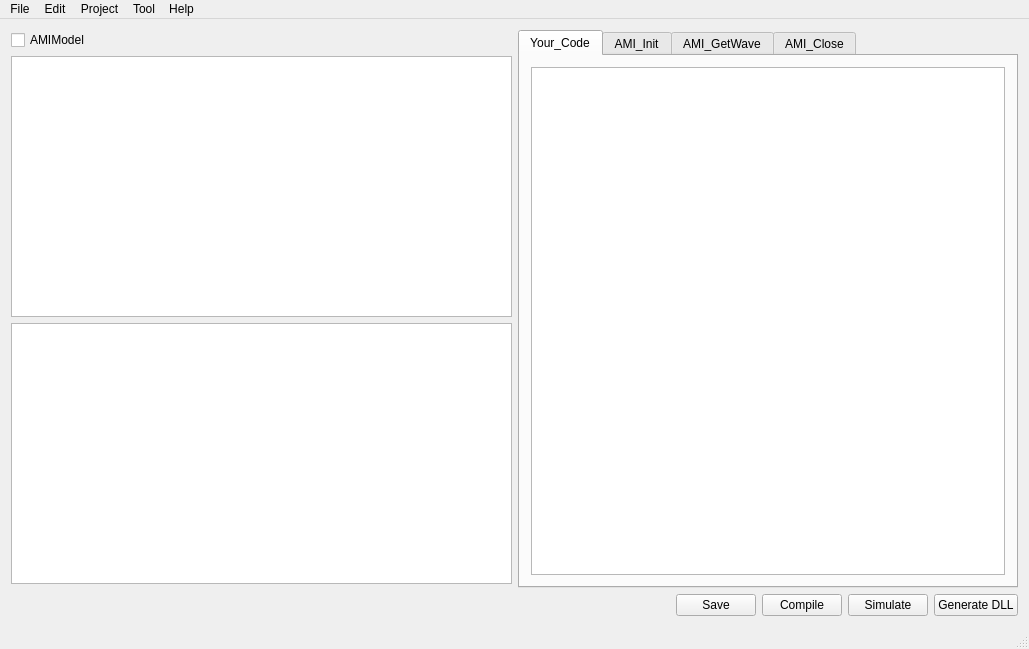
<?xml version="1.0" encoding="UTF-8"?>
<ui version="4.0">
 <class>MainWindow</class>
 <widget class="QMainWindow" name="MainWindow">
  <property name="geometry">
   <rect>
    <x>0</x>
    <y>0</y>
    <width>1029</width>
    <height>649</height>
   </rect>
  </property>
  <property name="windowTitle">
   <string>MainWindow</string>
  </property>
  <widget class="QWidget" name="MainInterface">
   <layout class="QGridLayout" name="gridLayout">
    <item row="4" column="0">
     <layout class="QHBoxLayout" name="horizontalLayout">
      <item>
       <layout class="QVBoxLayout" name="verticalLayout">
        <item>
         <widget class="QCheckBox" name="amiModelCheckBox">
          <property name="text">
           <string>AMIModel</string>
          </property>
         </widget>
        </item>
        <item>
         <widget class="QTreeView" name="projectTreeView">
          <property name="mouseTracking">
           <bool>false</bool>
          </property>
         </widget>
        </item>
        <item>
         <widget class="QGraphicsView" name="diagramWindow">
          <property name="sizePolicy">
           <sizepolicy hsizetype="Preferred" vsizetype="MinimumExpanding">
            <horstretch>0</horstretch>
            <verstretch>0</verstretch>
           </sizepolicy>
          </property>
         </widget>
        </item>
        <item>
         <spacer name="verticalSpacer">
          <property name="orientation">
           <enum>Qt::Vertical</enum>
          </property>
          <property name="sizeType">
           <enum>QSizePolicy::Minimum</enum>
          </property>
          <property name="sizeHint" stdset="0">
           <size>
            <width>10</width>
            <height>32</height>
           </size>
          </property>
         </spacer>
        </item>
       </layout>
      </item>
      <item>
       <layout class="QVBoxLayout" name="verticalLayout_2">
        <property name="sizeConstraint">
         <enum>QLayout::SetNoConstraint</enum>
        </property>
        <item>
         <widget class="QTabWidget" name="codeArea">
          <property name="currentIndex">
           <number>0</number>
          </property>
          <widget class="QWidget" name="tab">
           <attribute name="title">
            <string>Your_Code</string>
           </attribute>
           <layout class="QGridLayout" name="gridLayout_5">
            <item row="0" column="0">
             <widget class="QTextEdit" name="myCode"/>
            </item>
           </layout>
          </widget>
          <widget class="QWidget" name="ami_init">
           <attribute name="title">
            <string>AMI_Init</string>
           </attribute>
           <layout class="QGridLayout" name="gridLayout_3">
            <item row="0" column="0">
             <widget class="QTextEdit" name="amiInit">
              <property name="html">
               <string>&lt;!DOCTYPE HTML PUBLIC &quot;-//W3C//DTD HTML 4.0//EN&quot; &quot;http://www.w3.org/TR/REC-html40/strict.dtd&quot;&gt;
&lt;html&gt;&lt;head&gt;&lt;meta name=&quot;qrichtext&quot; content=&quot;1&quot; /&gt;&lt;style type=&quot;text/css&quot;&gt;
p, li { white-space: pre-wrap; }
&lt;/style&gt;&lt;/head&gt;&lt;body style=&quot; font-family:'MS Shell Dlg 2'; font-size:8.25pt; font-weight:400; font-style:normal;&quot;&gt;
&lt;p style=&quot; margin-top:0px; margin-bottom:0px; margin-left:0px; margin-right:0px; -qt-block-indent:0; text-indent:0px;&quot;&gt;&lt;span style=&quot; font-size:12pt; color:#0055ff;&quot;&gt;#include&lt;/span&gt;&lt;span style=&quot; font-size:12pt;&quot;&gt; &amp;quot;ami.h&amp;quot;&lt;/span&gt;&lt;/p&gt;
&lt;p style=&quot; margin-top:0px; margin-bottom:0px; margin-left:0px; margin-right:0px; -qt-block-indent:0; text-indent:0px;&quot;&gt;&lt;span style=&quot; font-size:12pt; color:#0055ff;&quot;&gt;#include&lt;/span&gt;&lt;span style=&quot; font-size:12pt;&quot;&gt; &amp;lt;string&amp;gt;&lt;/span&gt;&lt;/p&gt;
&lt;p style=&quot;-qt-paragraph-type:empty; margin-top:0px; margin-bottom:0px; margin-left:0px; margin-right:0px; -qt-block-indent:0; text-indent:0px; font-size:12pt;&quot;&gt;&lt;br /&gt;&lt;/p&gt;
&lt;p style=&quot;-qt-paragraph-type:empty; margin-top:0px; margin-bottom:0px; margin-left:0px; margin-right:0px; -qt-block-indent:0; text-indent:0px; font-size:12pt;&quot;&gt;&lt;br /&gt;&lt;/p&gt;
&lt;p style=&quot; margin-top:0px; margin-bottom:0px; margin-left:0px; margin-right:0px; -qt-block-indent:0; text-indent:0px;&quot;&gt;&lt;span style=&quot; font-size:12pt; color:#00aa00;&quot;&gt;long&lt;/span&gt;&lt;span style=&quot; font-size:12pt;&quot;&gt; AMI_Init(&lt;/span&gt;&lt;span style=&quot; font-size:12pt; color:#00aa00;&quot;&gt;double&lt;/span&gt;&lt;span style=&quot; font-size:12pt;&quot;&gt; *impulse_matrix, &lt;/span&gt;&lt;span style=&quot; font-size:12pt; color:#00aa00;&quot;&gt;long&lt;/span&gt;&lt;span style=&quot; font-size:12pt;&quot;&gt; row_size, &lt;/span&gt;&lt;span style=&quot; font-size:12pt; color:#00aa00;&quot;&gt;long&lt;/span&gt;&lt;span style=&quot; font-size:12pt;&quot;&gt; aggressors,&lt;/span&gt;&lt;span style=&quot; font-size:12pt; color:#00aa00;&quot;&gt;double&lt;/span&gt;&lt;span style=&quot; font-size:12pt;&quot;&gt; sample_interval, &lt;/span&gt;&lt;span style=&quot; font-size:12pt; color:#00aa00;&quot;&gt;double&lt;/span&gt;&lt;span style=&quot; font-size:12pt;&quot;&gt; bit_time, &lt;/span&gt;&lt;span style=&quot; font-size:12pt; color:#00aa00;&quot;&gt;char&lt;/span&gt;&lt;span style=&quot; font-size:12pt;&quot;&gt; **AMI_parameters_in, &lt;/span&gt;&lt;span style=&quot; font-size:12pt; color:#00aa00;&quot;&gt;char&lt;/span&gt;&lt;span style=&quot; font-size:12pt;&quot;&gt; **AMI_parameters_out, &lt;/span&gt;&lt;span style=&quot; font-size:12pt; color:#00aa00;&quot;&gt;void&lt;/span&gt;&lt;span style=&quot; font-size:12pt;&quot;&gt; **AMI_memory_handle, &lt;/span&gt;&lt;span style=&quot; font-size:12pt; color:#00aa00;&quot;&gt;char&lt;/span&gt;&lt;span style=&quot; font-size:12pt;&quot;&gt; **msg) {&lt;/span&gt;&lt;/p&gt;
&lt;p style=&quot; margin-top:0px; margin-bottom:0px; margin-left:0px; margin-right:0px; -qt-block-indent:0; text-indent:0px;&quot;&gt;&lt;span style=&quot; font-size:12pt;&quot;&gt;	&lt;/span&gt;&lt;span style=&quot; font-size:12pt; color:#55aa00;&quot;&gt;/*&lt;/span&gt;&lt;/p&gt;
&lt;p style=&quot; margin-top:0px; margin-bottom:0px; margin-left:0px; margin-right:0px; -qt-block-indent:0; text-indent:0px;&quot;&gt;&lt;span style=&quot; font-size:12pt; color:#55aa00;&quot;&gt;	double tap[3] = { 0.0, 1.0, -1.5 };&lt;/span&gt;&lt;/p&gt;
&lt;p style=&quot;-qt-paragraph-type:empty; margin-top:0px; margin-bottom:0px; margin-left:0px; margin-right:0px; -qt-block-indent:0; text-indent:0px; font-size:12pt; color:#55aa00;&quot;&gt;&lt;br /&gt;&lt;/p&gt;
&lt;p style=&quot; margin-top:0px; margin-bottom:0px; margin-left:0px; margin-right:0px; -qt-block-indent:0; text-indent:0px;&quot;&gt;&lt;span style=&quot; font-size:12pt; color:#55aa00;&quot;&gt;	double *imp_matrix = new double[row_size];&lt;/span&gt;&lt;/p&gt;
&lt;p style=&quot; margin-top:0px; margin-bottom:0px; margin-left:0px; margin-right:0px; -qt-block-indent:0; text-indent:0px;&quot;&gt;&lt;span style=&quot; font-size:12pt; color:#55aa00;&quot;&gt;	std::memcpy(imp_matrix, impulse_matrix, sizeof(double)*row_size);&lt;/span&gt;&lt;/p&gt;
&lt;p style=&quot; margin-top:0px; margin-bottom:0px; margin-left:0px; margin-right:0px; -qt-block-indent:0; text-indent:0px;&quot;&gt;&lt;span style=&quot; font-size:12pt; color:#55aa00;&quot;&gt;	for (int i = 32; i &amp;lt; row_size-32; i++) {&lt;/span&gt;&lt;/p&gt;
&lt;p style=&quot; margin-top:0px; margin-bottom:0px; margin-left:0px; margin-right:0px; -qt-block-indent:0; text-indent:0px;&quot;&gt;&lt;span style=&quot; font-size:12pt; color:#55aa00;&quot;&gt;		imp_matrix[i] = imp_matrix[i] + imp_matrix[i + 32]*tap[2];&lt;/span&gt;&lt;/p&gt;
&lt;p style=&quot; margin-top:0px; margin-bottom:0px; margin-left:0px; margin-right:0px; -qt-block-indent:0; text-indent:0px;&quot;&gt;&lt;span style=&quot; font-size:12pt; color:#55aa00;&quot;&gt;	}&lt;/span&gt;&lt;/p&gt;
&lt;p style=&quot; margin-top:0px; margin-bottom:0px; margin-left:0px; margin-right:0px; -qt-block-indent:0; text-indent:0px;&quot;&gt;&lt;span style=&quot; font-size:12pt; color:#55aa00;&quot;&gt;	std::memcpy(impulse_matrix, imp_matrix, sizeof(double)*row_size);&lt;/span&gt;&lt;/p&gt;
&lt;p style=&quot; margin-top:0px; margin-bottom:0px; margin-left:0px; margin-right:0px; -qt-block-indent:0; text-indent:0px;&quot;&gt;&lt;span style=&quot; font-size:12pt; color:#55aa00;&quot;&gt;	Qtstatic* amimsg = new Qtstatic();&lt;/span&gt;&lt;/p&gt;
&lt;p style=&quot; margin-top:0px; margin-bottom:0px; margin-left:0px; margin-right:0px; -qt-block-indent:0; text-indent:0px;&quot;&gt;&lt;span style=&quot; font-size:12pt; color:#55aa00;&quot;&gt;	*msg = (char*)(amimsg-&amp;gt;mymsg);&lt;/span&gt;&lt;/p&gt;
&lt;p style=&quot; margin-top:0px; margin-bottom:0px; margin-left:0px; margin-right:0px; -qt-block-indent:0; text-indent:0px;&quot;&gt;&lt;span style=&quot; font-size:12pt; color:#55aa00;&quot;&gt;	delete[] imp_matrix;&lt;/span&gt;&lt;/p&gt;
&lt;p style=&quot; margin-top:0px; margin-bottom:0px; margin-left:0px; margin-right:0px; -qt-block-indent:0; text-indent:0px;&quot;&gt;&lt;span style=&quot; font-size:12pt; color:#55aa00;&quot;&gt;	//delete amimsg;&lt;/span&gt;&lt;/p&gt;
&lt;p style=&quot; margin-top:0px; margin-bottom:0px; margin-left:0px; margin-right:0px; -qt-block-indent:0; text-indent:0px;&quot;&gt;&lt;span style=&quot; font-size:12pt; color:#55aa00;&quot;&gt;	*/&lt;/span&gt;&lt;/p&gt;
&lt;p style=&quot; margin-top:0px; margin-bottom:0px; margin-left:0px; margin-right:0px; -qt-block-indent:0; text-indent:0px;&quot;&gt;&lt;span style=&quot; font-size:12pt;&quot;&gt;	&lt;/span&gt;&lt;span style=&quot; font-size:12pt; color:#0055ff;&quot;&gt;return&lt;/span&gt;&lt;span style=&quot; font-size:12pt;&quot;&gt; 1;&lt;/span&gt;&lt;/p&gt;
&lt;p style=&quot; margin-top:0px; margin-bottom:0px; margin-left:0px; margin-right:0px; -qt-block-indent:0; text-indent:0px;&quot;&gt;&lt;span style=&quot; font-size:12pt;&quot;&gt;}&lt;/span&gt;&lt;/p&gt;&lt;/body&gt;&lt;/html&gt;</string>
              </property>
             </widget>
            </item>
           </layout>
          </widget>
          <widget class="QWidget" name="ami_getwave">
           <attribute name="title">
            <string>AMI_GetWave</string>
           </attribute>
           <layout class="QGridLayout" name="gridLayout_2">
            <item row="0" column="0">
             <widget class="QTextEdit" name="amiGetWave">
              <property name="html">
               <string>&lt;!DOCTYPE HTML PUBLIC &quot;-//W3C//DTD HTML 4.0//EN&quot; &quot;http://www.w3.org/TR/REC-html40/strict.dtd&quot;&gt;
&lt;html&gt;&lt;head&gt;&lt;meta name=&quot;qrichtext&quot; content=&quot;1&quot; /&gt;&lt;style type=&quot;text/css&quot;&gt;
p, li { white-space: pre-wrap; }
&lt;/style&gt;&lt;/head&gt;&lt;body style=&quot; font-family:'MS Shell Dlg 2'; font-size:8.25pt; font-weight:400; font-style:normal;&quot;&gt;
&lt;p style=&quot; margin-top:0px; margin-bottom:0px; margin-left:0px; margin-right:0px; -qt-block-indent:0; text-indent:0px;&quot;&gt;&lt;span style=&quot; font-size:12pt; color:#0000ff;&quot;&gt;#include &amp;lt;string&amp;gt;&lt;/span&gt;&lt;/p&gt;
&lt;p style=&quot; margin-top:0px; margin-bottom:0px; margin-left:0px; margin-right:0px; -qt-block-indent:0; text-indent:0px;&quot;&gt;&lt;span style=&quot; font-size:12pt; color:#0000ff;&quot;&gt;#include &amp;lt;fstream&amp;gt;&lt;/span&gt;&lt;/p&gt;
&lt;p style=&quot; margin-top:0px; margin-bottom:0px; margin-left:0px; margin-right:0px; -qt-block-indent:0; text-indent:0px;&quot;&gt;&lt;span style=&quot; font-size:12pt; color:#0000ff;&quot;&gt;#include &amp;lt;sstream&amp;gt;&lt;/span&gt;&lt;/p&gt;
&lt;p style=&quot; margin-top:0px; margin-bottom:0px; margin-left:0px; margin-right:0px; -qt-block-indent:0; text-indent:0px;&quot;&gt;&lt;span style=&quot; font-size:12pt; color:#0000ff;&quot;&gt;#include &amp;lt;algorithm&amp;gt;&lt;/span&gt;&lt;/p&gt;
&lt;p style=&quot; margin-top:0px; margin-bottom:0px; margin-left:0px; margin-right:0px; -qt-block-indent:0; text-indent:0px;&quot;&gt;&lt;span style=&quot; font-size:12pt; color:#0000ff;&quot;&gt;#include &amp;lt;cstdlib&amp;gt;&lt;/span&gt;&lt;/p&gt;
&lt;p style=&quot; margin-top:0px; margin-bottom:0px; margin-left:0px; margin-right:0px; -qt-block-indent:0; text-indent:0px;&quot;&gt;&lt;span style=&quot; font-size:12pt; color:#0000ff;&quot;&gt;#include &amp;quot;ami.h&amp;quot;&lt;/span&gt;&lt;/p&gt;
&lt;p style=&quot;-qt-paragraph-type:empty; margin-top:0px; margin-bottom:0px; margin-left:0px; margin-right:0px; -qt-block-indent:0; text-indent:0px; font-size:12pt;&quot;&gt;&lt;br /&gt;&lt;/p&gt;
&lt;p style=&quot; margin-top:0px; margin-bottom:0px; margin-left:0px; margin-right:0px; -qt-block-indent:0; text-indent:0px;&quot;&gt;&lt;span style=&quot; font-size:12pt; color:#00aa00;&quot;&gt;long&lt;/span&gt;&lt;span style=&quot; font-size:12pt;&quot;&gt; AMI_GetWave(&lt;/span&gt;&lt;span style=&quot; font-size:12pt; color:#00aa00;&quot;&gt;double&lt;/span&gt;&lt;span style=&quot; font-size:12pt;&quot;&gt; *wave, &lt;/span&gt;&lt;span style=&quot; font-size:12pt; color:#00aa00;&quot;&gt;long&lt;/span&gt;&lt;span style=&quot; font-size:12pt;&quot;&gt; wave_size, long aggressors, &lt;/span&gt;&lt;span style=&quot; font-size:12pt; color:#00aa00;&quot;&gt;double&lt;/span&gt;&lt;span style=&quot; font-size:12pt;&quot;&gt; *clock_times, &lt;/span&gt;&lt;span style=&quot; font-size:12pt; color:#00aa00;&quot;&gt;char&lt;/span&gt;&lt;span style=&quot; font-size:12pt;&quot;&gt; **AMI_parameters_out, &lt;/span&gt;&lt;span style=&quot; font-size:12pt; color:#00aa00;&quot;&gt;void&lt;/span&gt;&lt;span style=&quot; font-size:12pt;&quot;&gt; **AMI_memory, &lt;/span&gt;&lt;span style=&quot; font-size:12pt; color:#00aa00;&quot;&gt;char&lt;/span&gt;&lt;span style=&quot; font-size:12pt;&quot;&gt; **msg) &lt;/span&gt;&lt;/p&gt;
&lt;p style=&quot; margin-top:0px; margin-bottom:0px; margin-left:0px; margin-right:0px; -qt-block-indent:0; text-indent:0px;&quot;&gt;&lt;span style=&quot; font-size:12pt;&quot;&gt;{&lt;/span&gt;&lt;/p&gt;
&lt;p style=&quot; margin-top:0px; margin-bottom:0px; margin-left:0px; margin-right:0px; -qt-block-indent:0; text-indent:0px;&quot;&gt;&lt;span style=&quot; font-size:12pt;&quot;&gt;	&lt;/span&gt;&lt;span style=&quot; font-size:12pt; color:#00aa00;&quot;&gt;int&lt;/span&gt;&lt;span style=&quot; font-size:12pt;&quot;&gt; i ;&lt;/span&gt;&lt;/p&gt;
&lt;p style=&quot; margin-top:0px; margin-bottom:0px; margin-left:0px; margin-right:0px; -qt-block-indent:0; text-indent:0px;&quot;&gt;&lt;span style=&quot; font-size:12pt;&quot;&gt;	for(i = 0; i &amp;lt; wave_size; i++)&lt;/span&gt;&lt;/p&gt;
&lt;p style=&quot; margin-top:0px; margin-bottom:0px; margin-left:0px; margin-right:0px; -qt-block-indent:0; text-indent:0px;&quot;&gt;&lt;span style=&quot; font-size:12pt;&quot;&gt;	{&lt;/span&gt;&lt;/p&gt;
&lt;p style=&quot; margin-top:0px; margin-bottom:0px; margin-left:0px; margin-right:0px; -qt-block-indent:0; text-indent:0px;&quot;&gt;&lt;span style=&quot; font-size:12pt;&quot;&gt;	    wave[i] = -1 * wave[i];&lt;/span&gt;&lt;/p&gt;
&lt;p style=&quot; margin-top:0px; margin-bottom:0px; margin-left:0px; margin-right:0px; -qt-block-indent:0; text-indent:0px;&quot;&gt;&lt;span style=&quot; font-size:12pt;&quot;&gt;	}&lt;/span&gt;&lt;/p&gt;
&lt;p style=&quot; margin-top:0px; margin-bottom:0px; margin-left:0px; margin-right:0px; -qt-block-indent:0; text-indent:0px;&quot;&gt;&lt;span style=&quot; font-size:12pt;&quot;&gt;	&lt;/span&gt;&lt;span style=&quot; font-size:12pt; color:#0000ff;&quot;&gt;return&lt;/span&gt;&lt;span style=&quot; font-size:12pt;&quot;&gt; 0;&lt;/span&gt;&lt;/p&gt;
&lt;p style=&quot; margin-top:0px; margin-bottom:0px; margin-left:0px; margin-right:0px; -qt-block-indent:0; text-indent:0px;&quot;&gt;&lt;span style=&quot; font-size:12pt;&quot;&gt;}&lt;/span&gt;&lt;/p&gt;&lt;/body&gt;&lt;/html&gt;</string>
              </property>
             </widget>
            </item>
           </layout>
          </widget>
          <widget class="QWidget" name="ami_close">
           <attribute name="title">
            <string>AMI_Close</string>
           </attribute>
           <layout class="QGridLayout" name="gridLayout_4">
            <item row="0" column="0">
             <widget class="QTextEdit" name="amiClose">
              <property name="html">
               <string>&lt;!DOCTYPE HTML PUBLIC &quot;-//W3C//DTD HTML 4.0//EN&quot; &quot;http://www.w3.org/TR/REC-html40/strict.dtd&quot;&gt;
&lt;html&gt;&lt;head&gt;&lt;meta name=&quot;qrichtext&quot; content=&quot;1&quot; /&gt;&lt;style type=&quot;text/css&quot;&gt;
p, li { white-space: pre-wrap; }
&lt;/style&gt;&lt;/head&gt;&lt;body style=&quot; font-family:'MS Shell Dlg 2'; font-size:8.25pt; font-weight:400; font-style:normal;&quot;&gt;
&lt;p style=&quot; margin-top:0px; margin-bottom:0px; margin-left:0px; margin-right:0px; -qt-block-indent:0; text-indent:0px;&quot;&gt;&lt;span style=&quot; font-size:12pt; color:#00aa00;&quot;&gt;long&lt;/span&gt;&lt;span style=&quot; font-size:12pt;&quot;&gt; AMI_Close(&lt;/span&gt;&lt;span style=&quot; font-size:12pt; color:#00aa00;&quot;&gt;void&lt;/span&gt;&lt;span style=&quot; font-size:12pt;&quot;&gt; *AMI_memory) {&lt;/span&gt;&lt;/p&gt;
&lt;p style=&quot; margin-top:0px; margin-bottom:0px; margin-left:0px; margin-right:0px; -qt-block-indent:0; text-indent:0px;&quot;&gt;&lt;span style=&quot; font-size:12pt;&quot;&gt;	&lt;/span&gt;&lt;/p&gt;
&lt;p style=&quot; margin-top:0px; margin-bottom:0px; margin-left:0px; margin-right:0px; -qt-block-indent:0; text-indent:0px;&quot;&gt;&lt;span style=&quot; font-size:12pt;&quot;&gt;	return 0;&lt;/span&gt;&lt;/p&gt;
&lt;p style=&quot; margin-top:0px; margin-bottom:0px; margin-left:0px; margin-right:0px; -qt-block-indent:0; text-indent:0px;&quot;&gt;&lt;span style=&quot; font-size:12pt;&quot;&gt;}&lt;/span&gt;&lt;/p&gt;&lt;/body&gt;&lt;/html&gt;</string>
              </property>
             </widget>
            </item>
           </layout>
          </widget>
         </widget>
        </item>
        <item>
         <layout class="QHBoxLayout" name="horizontalLayout_2">
          <item>
           <spacer name="horizontalSpacer">
            <property name="orientation">
             <enum>Qt::Horizontal</enum>
            </property>
            <property name="sizeHint" stdset="0">
             <size>
              <width>40</width>
              <height>20</height>
             </size>
            </property>
           </spacer>
          </item>
          <item>
           <widget class="QPushButton" name="saveButton">
            <property name="text">
             <string>Save</string>
            </property>
           </widget>
          </item>
          <item>
           <widget class="QPushButton" name="compileButton">
            <property name="text">
             <string>Compile</string>
            </property>
           </widget>
          </item>
          <item>
           <widget class="QPushButton" name="simulateButton">
            <property name="text">
             <string>Simulate</string>
            </property>
           </widget>
          </item>
          <item>
           <widget class="QPushButton" name="generateAmiButton">
            <property name="text">
             <string>Generate DLL</string>
            </property>
           </widget>
          </item>
         </layout>
        </item>
       </layout>
      </item>
     </layout>
    </item>
   </layout>
  </widget>
  <widget class="QMenuBar" name="menuBar">
   <property name="geometry">
    <rect>
     <x>0</x>
     <y>0</y>
     <width>1029</width>
     <height>21</height>
    </rect>
   </property>
   <widget class="QMenu" name="menuFile">
    <property name="title">
     <string>File</string>
    </property>
    <widget class="QMenu" name="menuNew">
     <property name="title">
      <string>New</string>
     </property>
     <addaction name="actionProject"/>
     <addaction name="actionFile"/>
    </widget>
    <addaction name="menuNew"/>
    <addaction name="actionOpen"/>
    <addaction name="actionSave"/>
    <addaction name="actionClose"/>
   </widget>
   <widget class="QMenu" name="menuEdit">
    <property name="title">
     <string>Edit</string>
    </property>
    <addaction name="actionCopy"/>
    <addaction name="actionCut"/>
    <addaction name="actionPaste"/>
   </widget>
   <widget class="QMenu" name="menuHelp">
    <property name="title">
     <string>Help</string>
    </property>
    <addaction name="actionAbout"/>
   </widget>
   <widget class="QMenu" name="menuTool">
    <property name="title">
     <string>Tool</string>
    </property>
    <widget class="QMenu" name="menuIntert">
     <property name="title">
      <string>Intert</string>
     </property>
     <addaction name="actionExcitation"/>
     <addaction name="actionPlot"/>
     <addaction name="actionAMI"/>
    </widget>
    <addaction name="menuIntert"/>
    <addaction name="actionBuild"/>
    <addaction name="actionDebug"/>
   </widget>
   <widget class="QMenu" name="menuProject">
    <property name="title">
     <string>Project</string>
    </property>
   </widget>
   <addaction name="menuFile"/>
   <addaction name="menuEdit"/>
   <addaction name="menuProject"/>
   <addaction name="menuTool"/>
   <addaction name="menuHelp"/>
  </widget>
  <widget class="QStatusBar" name="statusBar"/>
  <action name="actionClose">
   <property name="text">
    <string>Close</string>
   </property>
  </action>
  <action name="actionAbout">
   <property name="text">
    <string>About</string>
   </property>
  </action>
  <action name="actionOpen">
   <property name="text">
    <string>Open</string>
   </property>
  </action>
  <action name="actionSave">
   <property name="text">
    <string>Save</string>
   </property>
  </action>
  <action name="actionCopy">
   <property name="text">
    <string>Copy</string>
   </property>
  </action>
  <action name="actionPaste">
   <property name="text">
    <string>Paste</string>
   </property>
  </action>
  <action name="actionCut">
   <property name="text">
    <string>Cut</string>
   </property>
  </action>
  <action name="actionExcitation">
   <property name="text">
    <string>Excitation</string>
   </property>
   <property name="statusTip">
    <string>For excitation generation</string>
   </property>
  </action>
  <action name="actionPlot">
   <property name="text">
    <string>Plotting</string>
   </property>
  </action>
  <action name="actionAMI">
   <property name="text">
    <string>AMI</string>
   </property>
  </action>
  <action name="actionBuild">
   <property name="text">
    <string>Build</string>
   </property>
  </action>
  <action name="actionDebug">
   <property name="text">
    <string>Debug</string>
   </property>
  </action>
  <action name="actionProject">
   <property name="text">
    <string>Project</string>
   </property>
  </action>
  <action name="actionFile">
   <property name="text">
    <string>File</string>
   </property>
  </action>
 </widget>
 <layoutdefault spacing="6" margin="11"/>
 <resources/>
 <connections/>
</ui>
